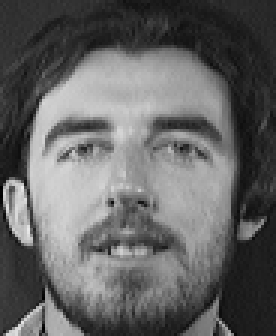
#> input picture practical implementation of Face recognition using PCA/dataset1/s11/1.pgm, 92 x 112 px, found by its file name (shown 3 times larger); its folder holds only this picture in this run
$ jupyter execute --allow-errors code.ipynb
#> lines starting #> are read from the running program, lines starting #| are printed output that depends on the picture
#> further down, image is the input picture: shape (112, 92); min 0, max 234, mean 100
[cell 1]
# importing libraries
import numpy as np
from matplotlib import pyplot as plt
from numpy.linalg import eig
import os
from PIL import Image as pim
import random

[cell 2]
# Creating an array to store input dataset
# 400 Images
# 112*92 image dimension
dataset = np.ndarray(shape=(400,112,92),dtype=np.float64)

# loading the input dataset (data extracted to "dataset1" folder)
#> (the rest of this cell did not finish here and is left out)

[cell 3]
# Splitting the input dataset(400 images) to training set 60%(240) and testing set 40%(160)
train_set = np.ndarray(shape=(240,112,92), dtype = np.float64)
test_set  = np.ndarray(shape=(160,112,92), dtype = np.float64)
k, l = 0, 0
for i in range(400):                              # for every face
    if(i%10<6):                                   # 6 expression to train_set
        train_set[k,:,:] = dataset[i,:,:]
        k+=1
    else:                                         # 4 expressions to test_set
        test_set[l,:,:] = dataset[i,:,:]
        l+=1

[cell 4]
# calculating the mean image of training set
mean = np.zeros(shape=(112,92),dtype=np.float64)
for i in range(240):
    for j in range(112):
        for k in range(92):
            mean[j][k]+=train_set[i][j][k]
mean = mean/240

[cell 5]
# calculating mean zero matrix (substracting mean image from every image)
mean_aligned_face = np.ndarray(shape=(112*92,240),dtype=np.float64)
for i in range(240):
    for j in range(112*92):
        mean_aligned_face[j][i]= (train_set[i][int(j/92)][j%92]-mean[int(j/92)][j%92])

[cell 6]
# calculating co-variance matrix
cov_mat = np.zeros(shape=(240,240), dtype=np.float64)
cov_mat = np.matmul(mean_aligned_face.T,mean_aligned_face)
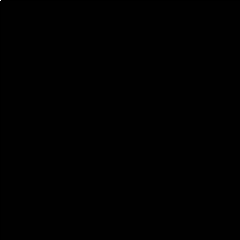
#> cov_mat: shape (240, 240) float64; min -587916.9, max 140512144.3, mean 0; drawn with min black and max white
cov_mat = cov_mat/(112*92)

[cell 7]
# calculating eigenvalues and eigenvectors
eigenvalues, eigenvectors = eig(cov_mat)

[cell 8]
K=[]
for i in range(1,28):         # taking a range of 0-28 based on the eigenvalues
    K.append(i)               # assigning 1 to 27 values to k
accuracy=[]                   # to store prediction accuracy for each k

for k in K:

    # feature vector with K eigen vectors
    feature_vector = eigenvectors[:,:k]

    # calculating eigen faces
    eigen_faces = np.matmul(feature_vector.T,mean_aligned_face.T)

    # calculating signature of each face
    eigen_signature = np.matmul(eigen_faces,mean_aligned_face)

    # -------------------------TESTING PART-------------------------------

    # calculating mean zero matrix of testing set
    test_mean_aligned = np.ndarray(shape=(112*92,160),dtype=np.float64)
    for i in range(160):
        for j in range(112*92):
            test_mean_aligned[j][i]= (test_set[i][int(j/92)][j%92]-mean[int(j/92)][j%92])

    # projecting mean aligned faces on eigen faces to get projected test faces
    projected_test_faces = np.matmul(eigen_faces,test_mean_aligned)

    crct = 0                                       # to count no of correct predictions

    for i in range(160):
        for j in range(240):
            euc_dist = np.sqrt(np.sum((projected_test_faces[:,i].T-eigen_signature[:,j].T)**2))  # calculating euclidean distance
            if(j==0):
                min_euc_dist = euc_dist
                index = j
            else:
                if min_euc_dist > euc_dist:
                    min_euc_dist = euc_dist                                                      # storing min_euclidean_distance
                    index = j                                                                    # and its index

        if int(i/4) == int(index/6):                                                             # if predicted face is true
            crct+=1                                                                              # increasing crct count by 1

    # storing accuracy of prediction for each k value
    accuracy.append(crct/160)
